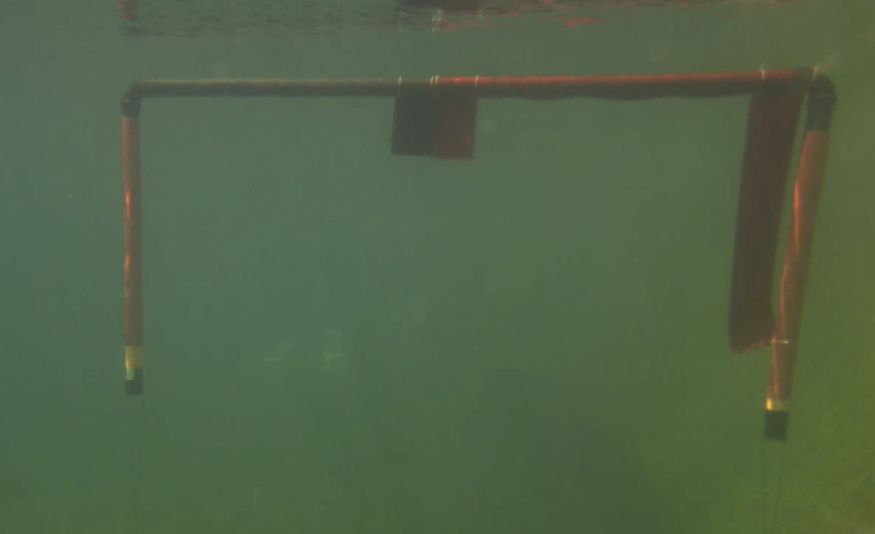
#> input picture image/gate.jpeg, 1750 x 1068 px, given in place of robosub_01.mp4, which was not available (shown at 1/2 size)
$ python test.py
#> lines starting #> are read from the running program, lines starting #| are printed output that depends on the picture; after the words box and inside, x2 and y2 are one past the last pixel; in counts of white or black regions, pixels touching at a corner belong together; pictures that were not available may be replaced by others from this repository, and a replacement may not be noted
import cv2
import numpy as np

cap = cv2.VideoCapture('./image/robosub_01.mp4')

def nothing(x):
    pass

# [8 lines of commented-out code are left out]

while True:

    ret, img = cap.read()
#> img is the input picture: shape (1068, 1750, 3); mean B, G, R 72.5, 100.1, 82
    img = cv2.resize(img, (968, 608))
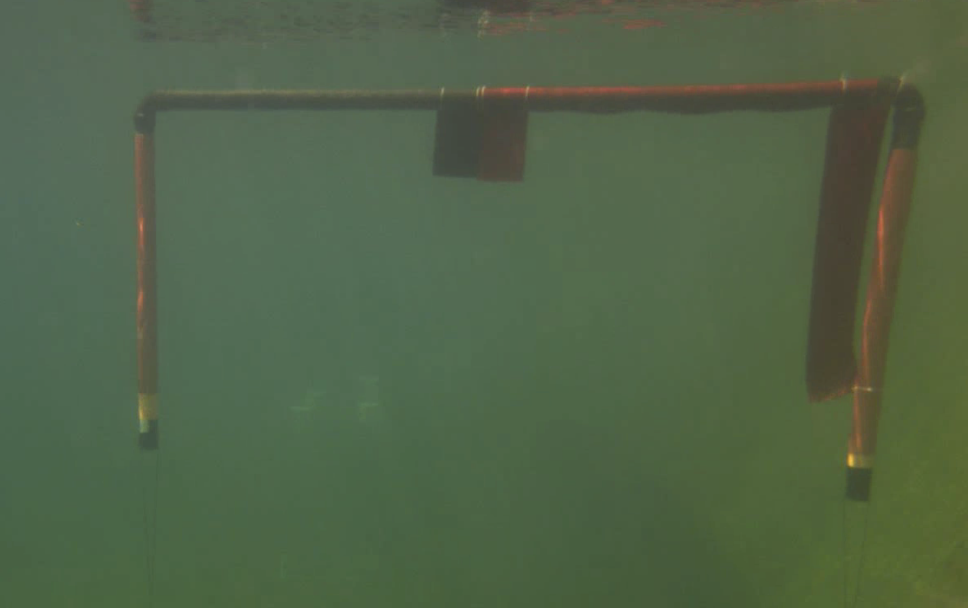
#> img: shape (608, 968, 3); mean B, G, R 72.4, 100, 82
    hsv = cv2.cvtColor(img, cv2.COLOR_BGR2HSV)
#> hsv: shape (608, 968, 3); mean H, S, V 50.6, 73, 100.7

    # [8 lines of commented-out code are left out]
    lower_a = np.array([0, 0, 0], dtype= 'uint8')
    upper_a = np.array([15, 240, 240], dtype= 'uint8')

    #black mask range
    lower_b = np.array([0, 0, 0], np.uint8)
    upper_b = np.array([179, 57, 55], np.uint8)

    #init kernel
    kernel2 = np.ones((2,2),np.uint8)
    kernel5 = np.ones([5,5], np.uint8)

    mask1 = cv2.inRange(hsv, lower_a, upper_a)
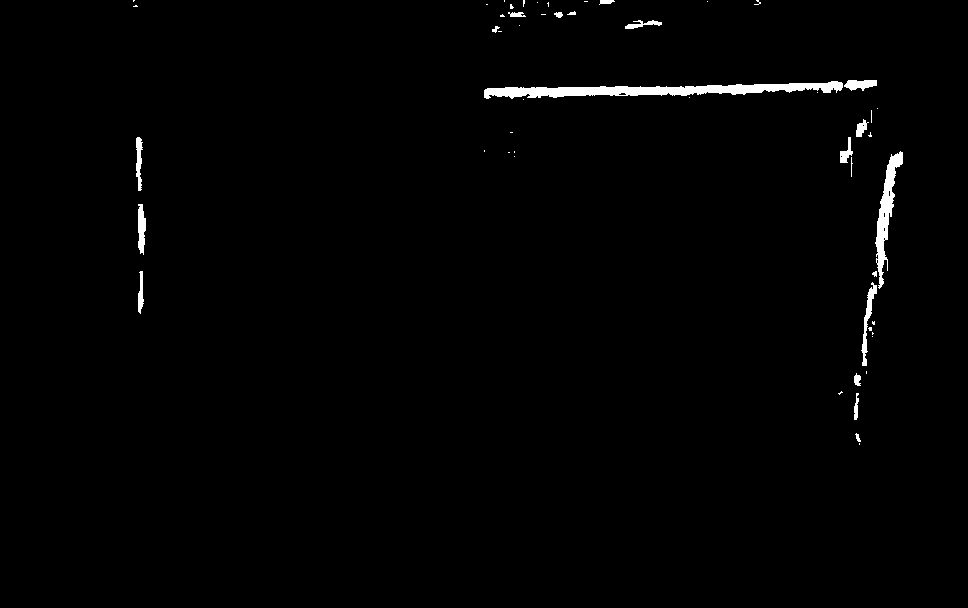
#> mask1: shape (608, 968); 1.1% white; 53 white regions (33 under 20 px), largest, box (x1, y1, x2, y2) and area: (484, 81, 843, 99) 3057, (875, 151, 903, 289) 1263, (861, 282, 877, 366) 384
    mask2 = cv2.inRange(hsv, lower_b, upper_b)
#> mask2: shape (608, 968); every value is 0

    #mask1 pre merge morph
    mask1 = cv2.morphologyEx(mask1, cv2.MORPH_ERODE, kernel2)
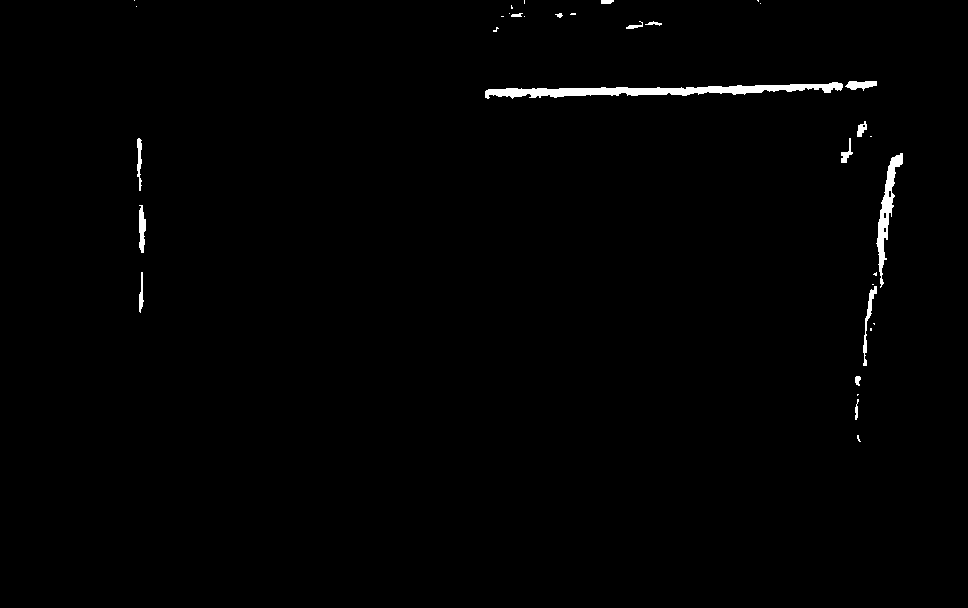
#> mask1: shape (608, 968); 0.88% white; 34 white regions (18 under 20 px), largest, box (x1, y1, x2, y2) and area: (485, 82, 843, 99) 2589, (876, 153, 903, 288) 1021, (863, 286, 877, 366) 267
    mask1 = cv2.morphologyEx(mask1, cv2.MORPH_ERODE, kernel2)
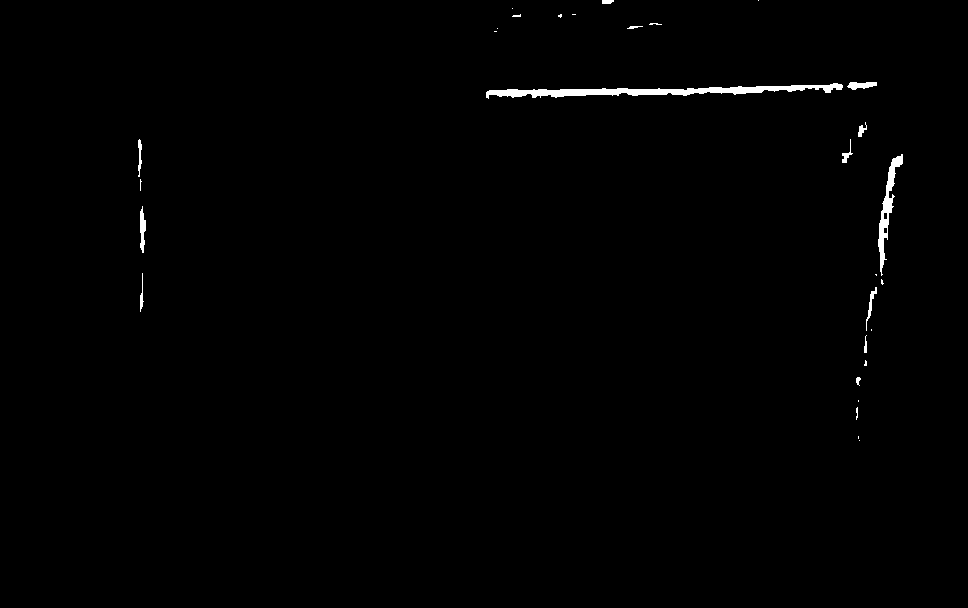
#> mask1: shape (608, 968); 0.67% white; 30 white regions (16 under 20 px), largest, box (x1, y1, x2, y2) and area: (486, 83, 843, 99) 2148, (878, 154, 903, 276) 800, (140, 206, 146, 253) 183

    #mask2 pre merge morph
    mask2 = cv2.morphologyEx(mask2, cv2.MORPH_ERODE, kernel5)
    mask2 = cv2.morphologyEx(mask2, cv2.MORPH_DILATE, kernel2)
    mask2 = cv2.morphologyEx(mask2, cv2.MORPH_ERODE, kernel5)
    mask2 = cv2.morphologyEx(mask2, cv2.MORPH_ERODE, kernel2)

    mask = cv2.bitwise_or(mask1, mask2)

    #post merge morph
    mask = cv2.morphologyEx(mask, cv2.MORPH_DILATE, kernel2)
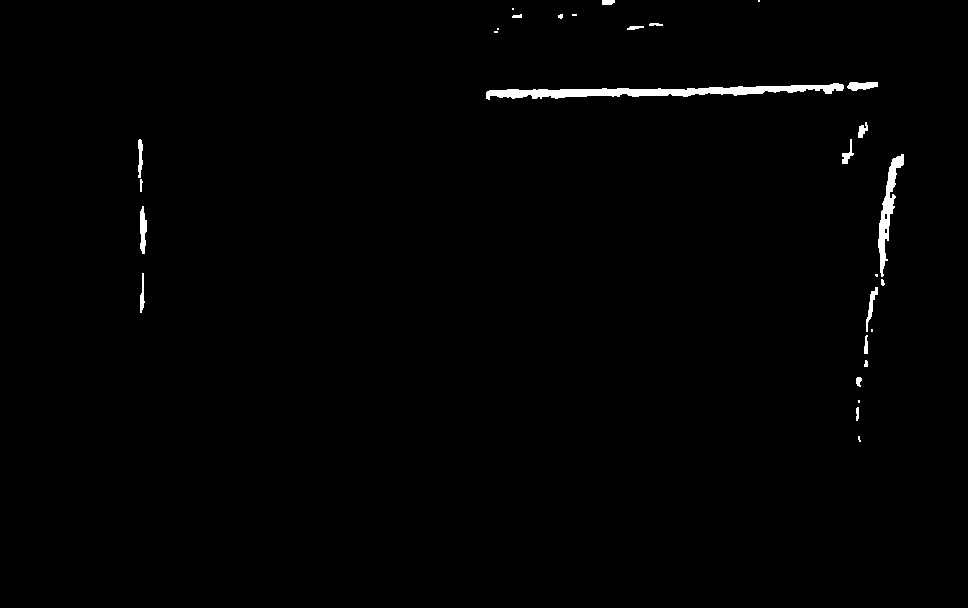
#> mask: shape (608, 968); 0.87% white; 29 white regions (9 under 20 px)

    res = cv2.bitwise_and(img, img, mask=mask)

    contours, hierarchy = cv2.findContours(mask, cv2.RETR_TREE, cv2.CHAIN_APPROX_NONE)
#> contours = 31 contours, 16 with area under 20; largest, box (x1, y1, x2, y2) and area: (486, 83, 844, 100) 2202, (878, 154, 904, 277) 860, (140, 206, 147, 254) 189, (847, 82, 878, 91) 169, (866, 287, 878, 332) 122
    #img = cv2.drawContours(res, contours, -1, color=[0,255,0])

    for cnt in contours:
        retval = cv2.boundingRect(cnt)
        x,y,w,h = retval
        if (w > 150) and (h < 30):
            cv2.rectangle(res, (x,y), (x+w,y+h), [0,0,255],  thickness=1)
        elif (h>150) and (w<30):
            cv2.rectangle(res, (x,y), (x+w,y+h), [0,0,255],  thickness=1)
#> this loop made 31 passes
#> (x, y, w, h) on passes 1 to 12: (858, 436, 3, 6), (856, 407, 3, 14), (858, 400, 2, 3), (856, 377, 6, 10), (864, 360, 4, 7), (864, 335, 4, 19), (871, 329, 2, 3), (866, 287, 12, 45), (881, 279, 4, 7), (875, 274, 3, 3), (140, 273, 5, 40), (140, 206, 7, 48)
#> (cnt, x, y, w, h) on passes 23, 29, 30: ([[497, 28], [497, 29], [498, 29], [498, 28]], 497, 28, 2, 2), ([[512, 8], [512, 9], [513, 9], [513, 8]], 512, 8, 2, 2), ([[758, 0], [758, 1], [759, 1], [759, 0]], 758, 0, 2, 2)
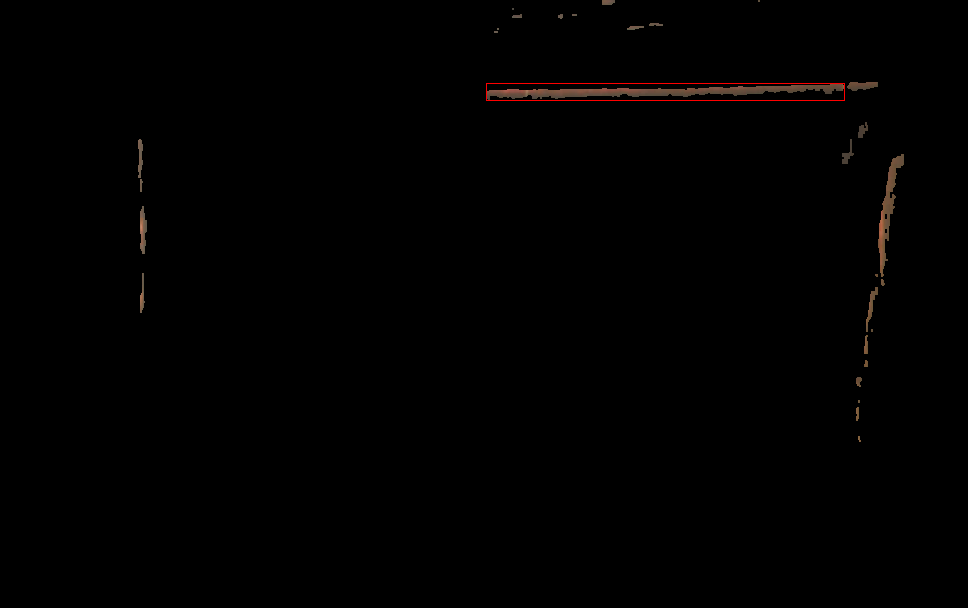
#> res: shape (608, 968, 3); mean B, G, R 0.6, 0.7, 1.3

    #detected p`arts will be shown in this window
    cv2.imshow('processed', res)
    #cv2.imshow('original', img)
    #cv2.imshow('rect', retval)
    cv2.waitKey(1)

cap.release()
cv2.destroyAllWindows()
